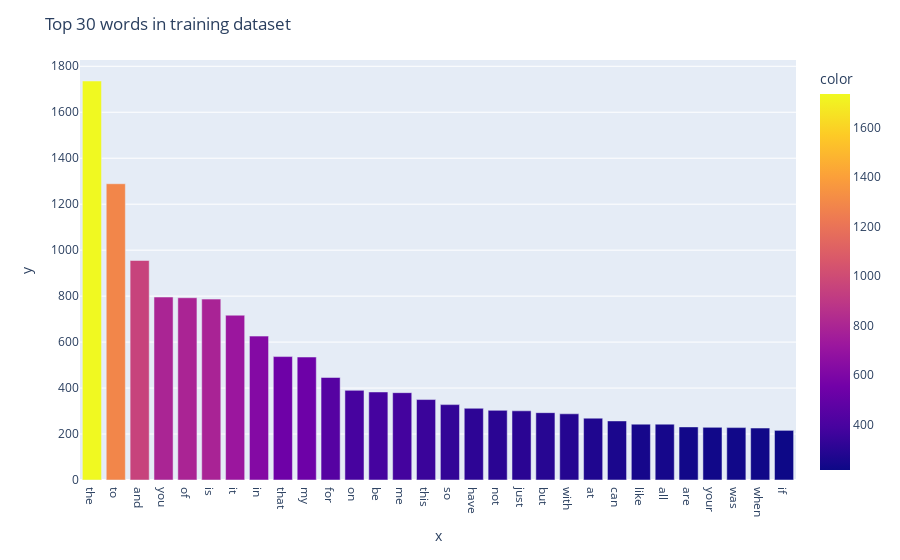
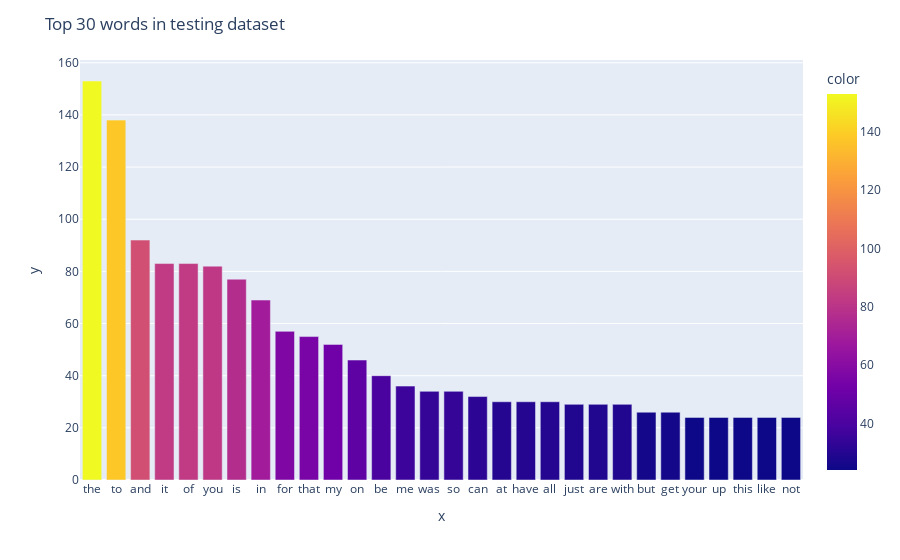

The notebook cell these images were saved under, in order:
### Markdown cell above
---
### ** >>> Exercise 1 (Take home): **  
Plot word frequency for Top 30 words in both train and test dataset. (Hint: refer to DM lab 1)

### Code cell
# Answer here
from sklearn.feature_extraction.text import CountVectorizer
import plotly.express as px
import matplotlib.pyplot as plt

train_cv = CountVectorizer().fit(train_df["text"])
test_cv = CountVectorizer().fit(test_df["text"])

train_term_freq = train_cv.transform(train_df["text"]).toarray().sum(axis=0)
sort_indices = train_term_freq.argsort()[::-1]
train_cv_lim = train_cv.get_feature_names_out()[sort_indices][:30]
train_term_freq_lim = train_term_freq[sort_indices][:30]

fig = px.bar(x=train_cv_lim, y=train_term_freq_lim, color=train_term_freq_lim)
fig.update_layout(title_text="Top 30 words in training dataset") 
fig.show()

test_term_freq = test_cv.transform(test_df["text"]).toarray().sum(axis=0)
sort_indices = test_term_freq.argsort()[::-1]
test_cv_lim = test_cv.get_feature_names_out()[sort_indices][:30]
test_term_freq_lim = test_term_freq[sort_indices][:30]

fig = px.bar(x=test_cv_lim, y=test_term_freq_lim, color=test_term_freq_lim)
fig.update_layout(title_text="Top 30 words in testing dataset")
fig.show()

### Figure 1 — Plotly figure (JSON) as saved in the notebook; plotly's stock layout.template omitted (floating-point values rounded to 4 significant figures)
{"data": [{"alignmentgroup": "True", "hovertemplate": "x=%{x}<br>y=%{y}<br>color=%{marker.color}<extra></extra>", "legendgroup": "", "marker": {"color": [1736, 1289, 955, 796, 793, 787, 717, 626, 537, 535, 446, 390, 383, 380, 350, 328, 312, 303, 301, 293, 288, 269, 257, 243, 243, 231, 229, 228, 226, 216], "coloraxis": "coloraxis", "pattern": {"shape": ""}}, "name": "", "offsetgroup": "", "orientation": "v", "showlegend": false, "textposition": "auto", "type": "bar", "x": ["the", "to", "and", "you", "of", "is", "it", "in", "that", "my", "for", "on", "be", "me", "this", "so", "have", "not", "just", "but", "with", "at", "can", "like", "all", "are", "your", "was", "when", "if"], "xaxis": "x", "y": [1736, 1289, 955, 796, 793, 787, 717, 626, 537, 535, 446, 390, 383, 380, 350, 328, 312, 303, 301, 293, 288, 269, 257, 243, 243, 231, 229, 228, 226, 216], "yaxis": "y"}], "layout": {"barmode": "relative", "coloraxis": {"colorbar": {"title": {"text": "color"}}, "colorscale": [[0, "#0d0887"], [0.1111, "#46039f"], [0.2222, "#7201a8"], [0.3333, "#9c179e"], [0.4444, "#bd3786"], [0.5556, "#d8576b"], [0.6667, "#ed7953"], [0.7778, "#fb9f3a"], [0.8889, "#fdca26"], [1, "#f0f921"]]}, "legend": {"tracegroupgap": 0}, "margin": {"t": 60}, "title": {"text": "Top 30 words in training dataset"}, "xaxis": {"anchor": "y", "domain": [0, 1], "title": {"text": "x"}}, "yaxis": {"anchor": "x", "domain": [0, 1], "title": {"text": "y"}}}}

### Figure 2 — Plotly figure (JSON) as saved in the notebook; plotly's stock layout.template omitted (floating-point values rounded to 4 significant figures)
{"data": [{"alignmentgroup": "True", "hovertemplate": "x=%{x}<br>y=%{y}<br>color=%{marker.color}<extra></extra>", "legendgroup": "", "marker": {"color": [153, 138, 92, 83, 83, 82, 77, 69, 57, 55, 52, 46, 40, 36, 34, 34, 32, 30, 30, 30, 29, 29, 29, 26, 26, 24, 24, 24, 24, 24], "coloraxis": "coloraxis", "pattern": {"shape": ""}}, "name": "", "offsetgroup": "", "orientation": "v", "showlegend": false, "textposition": "auto", "type": "bar", "x": ["the", "to", "and", "it", "of", "you", "is", "in", "for", "that", "my", "on", "be", "me", "was", "so", "can", "at", "have", "all", "just", "are", "with", "but", "get", "your", "up", "this", "like", "not"], "xaxis": "x", "y": [153, 138, 92, 83, 83, 82, 77, 69, 57, 55, 52, 46, 40, 36, 34, 34, 32, 30, 30, 30, 29, 29, 29, 26, 26, 24, 24, 24, 24, 24], "yaxis": "y"}], "layout": {"barmode": "relative", "coloraxis": {"colorbar": {"title": {"text": "color"}}, "colorscale": [[0, "#0d0887"], [0.1111, "#46039f"], [0.2222, "#7201a8"], [0.3333, "#9c179e"], [0.4444, "#bd3786"], [0.5556, "#d8576b"], [0.6667, "#ed7953"], [0.7778, "#fb9f3a"], [0.8889, "#fdca26"], [1, "#f0f921"]]}, "legend": {"tracegroupgap": 0}, "margin": {"t": 60}, "title": {"text": "Top 30 words in testing dataset"}, "xaxis": {"anchor": "y", "domain": [0, 1], "title": {"text": "x"}}, "yaxis": {"anchor": "x", "domain": [0, 1], "title": {"text": "y"}}}}
